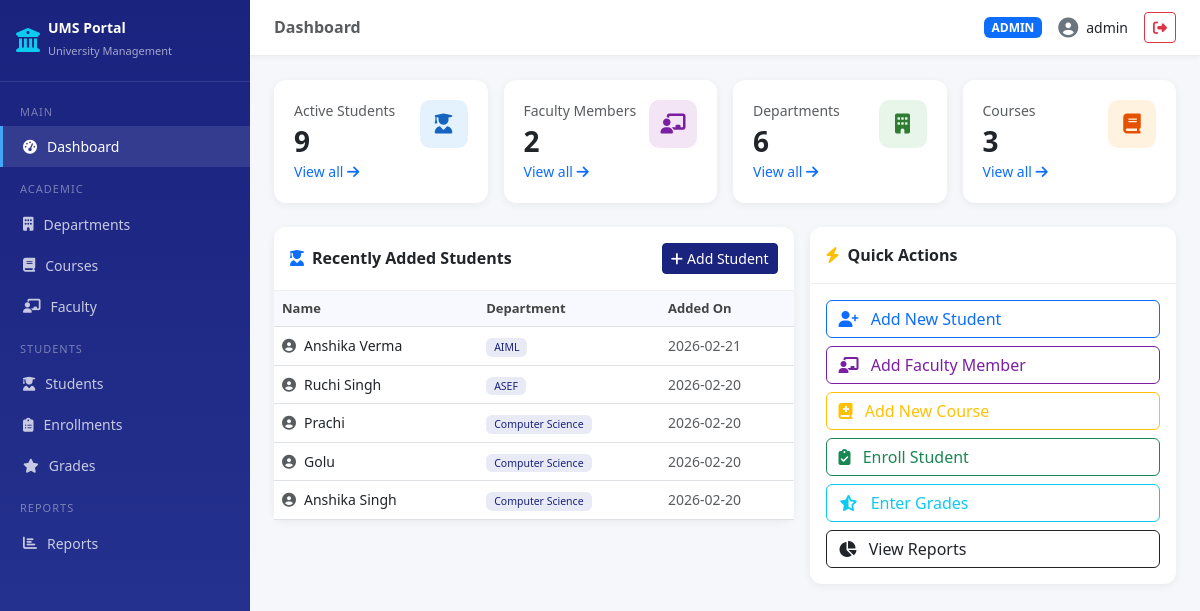
The app's page /dashboard (signed in) with its own data.
### tables this page shows
CREATE TABLE students (
                    student_id     INTEGER PRIMARY KEY AUTOINCREMENT,
                    enrollment_no  TEXT NOT NULL UNIQUE,
                    first_name     TEXT NOT NULL,
                    last_name      TEXT NOT NULL,
                    email          TEXT NOT NULL UNIQUE,
                    phone          TEXT,
                    dob            TEXT,
                    gender         TEXT,
                    dept_id        INTEGER NOT NULL,
                    semester       INTEGER NOT NULL,
                    admission_year INTEGER NOT NULL,
                    status         TEXT DEFAULT 'Active',
                    created_at     TEXT DEFAULT (datetime('now')),
                    FOREIGN KEY (dept_id) REFERENCES departments(dept_id)
                );

CREATE TABLE departments (
                    dept_id    INTEGER PRIMARY KEY AUTOINCREMENT,
                    dept_name  TEXT NOT NULL UNIQUE,
                    dept_code  TEXT NOT NULL UNIQUE,
                    hod_name   TEXT,
                    created_at TEXT DEFAULT (datetime('now'))
                );

### app.py (the view)
@app.route('/dashboard')
@login_required()
def dashboard():
    stats = {
        'students':    db.fetch_one("SELECT COUNT(*) as c FROM students WHERE status='Active'")['c'],
        'faculty':     db.fetch_one("SELECT COUNT(*) as c FROM faculty WHERE status='Active'")['c'],
        'departments': db.fetch_one("SELECT COUNT(*) as c FROM departments")['c'],
        'courses':     db.fetch_one("SELECT COUNT(*) as c FROM courses")['c'],
    }
    recent = db.fetch_all("""
        SELECT s.first_name||' '||s.last_name as name, d.dept_name, s.created_at
        FROM students s JOIN departments d ON s.dept_id=d.dept_id
        ORDER BY s.created_at DESC LIMIT 5
    """)
    return render_template('dashboard.html', stats=stats, recent=recent)

### app.py (called while the page is built)
def login_required(role=None):
    def decorator(f):
        @wraps(f)
        def wrapper(*args, **kwargs):
            if 'user_id' not in session:
                flash('Please login first!', 'warning')
                return redirect(url_for('login'))
            if role and session.get('role') != role and session.get('role') != 'admin':
                flash('Access denied!', 'danger')
                return redirect(url_for('dashboard'))
            return f(*args, **kwargs)
        return wrapper
    return decorator

    def get_connection(self):
        conn = sqlite3.connect(self.db_path)
        conn.row_factory = sqlite3.Row
        conn.execute("PRAGMA foreign_keys = ON")
        return conn

    def fetch_all(self, query, params=()):
        conn = self.get_connection()
        try:
            cur = conn.execute(query, params)
            return [dict(row) for row in cur.fetchall()]
        except sqlite3.Error as e:
            raise Exception(f"Fetch error: {e}")
        finally:
            conn.close()

    def fetch_one(self, query, params=()):
        conn = self.get_connection()
        try:
            cur = conn.execute(query, params)
            row = cur.fetchone()
            return dict(row) if row else None
        except sqlite3.Error as e:
            raise Exception(f"Fetch error: {e}")
        finally:
            conn.close()

### templates/dashboard.html (shortened to what this page needs)
{% extends "base.html" %}
{% block page_title %}Dashboard{% endblock %}
{% block content %}
<div class="row g-3 mb-4">
    <div class="col-sm-6 col-xl-3">
        <div class="stat-card">
            <div class="d-flex justify-content-between align-items-start">
                <div>
                    <p class="text-muted small mb-1">Active Students</p>
                    <h3 class="fw-bold mb-0">{{ stats.students }}</h3>
                </div>
                <div class="stat-icon" style="background:#e3f2fd;">
                    <i class="fas fa-user-graduate" style="color:#1565c0;"></i>
                </div>
            </div>
            <a href="{{ url_for('students') }}" class="text-decoration-none">
                <small class="text-primary">View all <i class="fas fa-arrow-right"></i></small>
            </a>
        </div>
    </div>
    <div class="col-sm-6 col-xl-3">
        <div class="stat-card">
            <div class="d-flex justify-content-between align-items-start">
                <div>
                    <p class="text-muted small mb-1">Faculty Members</p>
                    <h3 class="fw-bold mb-0">{{ stats.faculty }}</h3>
                </div>
                <div class="stat-icon" style="background:#f3e5f5;">
                    <i class="fas fa-chalkboard-teacher" style="color:#7b1fa2;"></i>
                </div>
            </div>
            <a href="{{ url_for('faculty_list') }}" class="text-decoration-none">
                <small class="text-primary">View all <i class="fas fa-arrow-right"></i></small>
            </a>
        </div>
    </div>
    <div class="col-sm-6 col-xl-3">
        <div class="stat-card">
            <div class="d-flex justify-content-between align-items-start">
                <div>
                    <p class="text-muted small mb-1">Departments</p>
                    <h3 class="fw-bold mb-0">{{ stats.departments }}</h3>
                </div>
                <div class="stat-icon" style="background:#e8f5e9;">
                    <i class="fas fa-building" style="color:#2e7d32;"></i>
                </div>
            </div>
            <a href="{{ url_for('departments') }}" class="text-decoration-none">
                <small class="text-primary">View all <i class="fas fa-arrow-right"></i></small>
            </a>
        </div>
    </div>
    <div class="col-sm-6 col-xl-3">
        <div class="stat-card">
            <div class="d-flex justify-content-between align-items-start">
                <div>
                    <p class="text-muted small mb-1">Courses</p>
                    <h3 class="fw-bold mb-0">{{ stats.courses }}</h3>
                </div>
                <div class="stat-icon" style="background:#fff3e0;">
                    <i class="fas fa-book" style="color:#e65100;"></i>
                </div>
            </div>
            <a href="{{ url_for('courses') }}" class="text-decoration-none">
                <small class="text-primary">View all <i class="fas fa-arrow-right"></i></small>
            </a>
        </div>
    </div>
</div>
<div class="row g-3">
    <div class="col-lg-7">
        <div class="card">
            <div class="card-header d-flex justify-content-between align-items-center py-3">
                <span><i class="fas fa-user-graduate me-2 text-primary"></i>Recently Added Students</span>
                <a href="{{ url_for('add_student') }}" class="btn btn-sm btn-primary">
                    <i class="fas fa-plus me-1"></i>Add Student
                </a>
            </div>
            <div class="card-body p-0">
                <table class="table table-hover mb-0">
                    <thead><tr><th>Name</th><th>Department</th><th>Added On</th></tr></thead>
                    <tbody>
                        {% for s in recent %}
                        <tr>
                            <td><i class="fas fa-user-circle text-muted me-2"></i>{{ s.name }}</td>
                            <td><span class="badge badge-dept px-2 py-1">{{ s.dept_name }}</span></td>
                            <td class="text-muted small">{{ s.created_at[:10] }}</td>
                        </tr>
                        {% else %}
                        <tr><td colspan="3" class="text-center text-muted py-4">No students added yet</td></tr>
                        {% endfor %}
                    </tbody>
                </table>
            </div>
        </div>
    </div>
    <div class="col-lg-5">
        <div class="card">
            <div class="card-header py-3">
                <span><i class="fas fa-bolt me-2 text-warning"></i>Quick Actions</span>
            </div>
            <div class="card-body">
                <div class="d-grid gap-2">
                    <a href="{{ url_for('add_student') }}" class="btn btn-outline-primary text-start">
                        <i class="fas fa-user-plus me-2"></i> Add New Student
                    </a>
                    <a href="{{ url_for('add_faculty') }}" class="btn btn-outline-purple text-start" style="border-color:#7b1fa2;color:#7b1fa2;">
                        <i class="fas fa-chalkboard-teacher me-2"></i> Add Faculty Member
                    </a>
                    <a href="{{ url_for('add_course') }}" class="btn btn-outline-warning text-start">
                        <i class="fas fa-book-medical me-2"></i> Add New Course
                    </a>
                    <a href="{{ url_for('enrollments') }}" class="btn btn-outline-success text-start">
                        <i class="fas fa-clipboard-check me-2"></i> Enroll Student
                    </a>
                    <a href="{{ url_for('grades') }}" class="btn btn-outline-info text-start">
                        <i class="fas fa-star-half-alt me-2"></i> Enter Grades
                    </a>
                    <a href="{{ url_for('reports') }}" class="btn btn-outline-dark text-start">
                        <i class="fas fa-chart-pie me-2"></i> View Reports
                    </a>
                </div>
            </div>
        </div>
    </div>
</div>
{% endblock %}

### templates/base.html (shortened to what this page needs)
<!DOCTYPE html>
<html lang="en">
<head>
    <link href="https://cdnjs.cloudflare.com/ajax/libs/bootstrap/5.3.0/css/bootstrap.min.css" rel="stylesheet">
    <link href="https://cdnjs.cloudflare.com/ajax/libs/font-awesome/6.4.0/css/all.min.css" rel="stylesheet">
</head>
<body>
{% if session.get('user_id') %}
<div class="sidebar" id="sidebar">
    <div class="sidebar-brand">
        <div class="d-flex align-items-center gap-2">
            <i class="fas fa-university text-info fs-4"></i>
            <div>
                <h5>UMS Portal</h5>
                <small>University Management</small>
            </div>
        </div>
    </div>
    <nav class="mt-2">
        <div class="nav-section">Main</div>
        <a href="{{ url_for('dashboard') }}" class="nav-link {% if request.endpoint == 'dashboard' %}active{% endif %}">
            <i class="fas fa-tachometer-alt"></i> Dashboard
        </a>
        <div class="nav-section">Academic</div>
        <a href="{{ url_for('departments') }}" class="nav-link {% if 'department' in request.endpoint %}active{% endif %}">
            <i class="fas fa-building"></i> Departments
        </a>
        <a href="{{ url_for('courses') }}" class="nav-link {% if 'course' in request.endpoint %}active{% endif %}">
            <i class="fas fa-book"></i> Courses
        </a>
        <a href="{{ url_for('faculty_list') }}" class="nav-link {% if 'faculty' in request.endpoint %}active{% endif %}">
            <i class="fas fa-chalkboard-teacher"></i> Faculty
        </a>
        <div class="nav-section">Students</div>
        <a href="{{ url_for('students') }}" class="nav-link {% if request.endpoint == 'students' %}active{% endif %}">
            <i class="fas fa-user-graduate"></i> Students
        </a>
        <a href="{{ url_for('enrollments') }}" class="nav-link {% if 'enrollment' in request.endpoint %}active{% endif %}">
            <i class="fas fa-clipboard-list"></i> Enrollments
        </a>
        <a href="{{ url_for('grades') }}" class="nav-link {% if 'grade' in request.endpoint %}active{% endif %}">
            <i class="fas fa-star"></i> Grades
        </a>
        <div class="nav-section">Reports</div>
        <a href="{{ url_for('reports') }}" class="nav-link {% if 'report' in request.endpoint %}active{% endif %}">
            <i class="fas fa-chart-bar"></i> Reports
        </a>
    </nav>
</div>
<div class="main-content">
    <div class="topbar">
        <div class="d-flex align-items-center gap-3">
            <h6 class="mb-0 fw-semibold text-muted">{% block page_title %}{% endblock %}</h6>
        </div>
        <div class="d-flex align-items-center gap-3">
            <span class="badge bg-primary">{{ session.get('role', '') | upper }}</span>
            <div class="d-flex align-items-center gap-2">
                <i class="fas fa-user-circle text-secondary fs-5"></i>
                <span class="fw-medium" style="font-size:14px;">{{ session.get('username', '') }}</span>
            </div>
            <a href="{{ url_for('logout') }}" class="btn btn-sm btn-outline-danger">
                <i class="fas fa-sign-out-alt"></i>
            </a>
        </div>
    </div>
    <div class="page-content">
        {% block content %}{% endblock %}
    </div>
</div>
{% else %}
{% block auth_content %}{% endblock %}
{% endif %}
</body>
</html>

### templates/base.html (style rules this page uses)
:root { --primary: #1a237e; --secondary: #283593; --accent: #42a5f5; --sidebar-width: 250px; }
body { background: #f5f7fb; font-family: 'Segoe UI', sans-serif; }
.sidebar { width: var(--sidebar-width); min-height: 100vh; background: linear-gradient(180deg, var(--primary), var(--secondary)); position: fixed; top: 0; left: 0; z-index: 1000; overflow-y: auto; }
.sidebar-brand { padding: 20px 16px; border-bottom: 1px solid rgba(255,255,255,.1); }
.sidebar-brand h5 { color: white; font-weight: 700; font-size: 14px; margin: 0; }
.sidebar-brand small { color: rgba(255,255,255,.6); font-size: 11px; }
.sidebar .nav-link { color: rgba(255,255,255,.75); padding: 10px 20px; font-size: 14px; transition: all .2s; display: flex; align-items: center; gap: 10px; border-left: 3px solid transparent; }
.sidebar .nav-link:hover, .sidebar .nav-link.active { color: white; background: rgba(255,255,255,.1); border-left: 3px solid var(--accent); }
.sidebar .nav-section { color: rgba(255,255,255,.4); font-size: 11px; text-transform: uppercase; padding: 14px 20px 6px; letter-spacing: 1px; }
.main-content { margin-left: var(--sidebar-width); min-height: 100vh; }
.topbar { background: white; padding: 12px 24px; border-bottom: 1px solid #e8ecf0; display: flex; align-items: center; justify-content: space-between; position: sticky; top: 0; z-index: 100; box-shadow: 0 2px 4px rgba(0,0,0,.04); }
.page-content { padding: 24px; }
.stat-card { background: white; border-radius: 12px; padding: 20px; box-shadow: 0 2px 8px rgba(0,0,0,.06); transition: transform .2s; }
.stat-icon { width: 48px; height: 48px; border-radius: 10px; display: flex; align-items: center; justify-content: center; font-size: 20px; }
.card { border: none; border-radius: 12px; box-shadow: 0 2px 8px rgba(0,0,0,.06); }
.card-header { background: white; border-bottom: 1px solid #f0f0f0; border-radius: 12px 12px 0 0 !important; font-weight: 600; }
.btn-primary { background: var(--primary); border-color: var(--primary); }
.table th { background: #f8f9ff; color: #444; font-weight: 600; font-size: 13px; }
.table td { font-size: 14px; vertical-align: middle; }
.badge-dept { background: #e8eaf6; color: var(--primary); font-weight: 500; }

### records on screen
students: name "Anshika Verma", dept_name "AIML", created_at "2026-02-21"
students: name "Ruchi Singh", dept_name "ASEF", created_at "2026-02-20"
students: name "Prachi", dept_name "Computer Science", created_at "2026-02-20"
students: name "Golu", dept_name "Computer Science", created_at "2026-02-20"
students: name "Anshika Singh", dept_name "Computer Science", created_at "2026-02-20"

### other values on screen
{{ session.get('role', '') | upper }} "ADMIN"
{{ session.get('username', '') }} "admin"
{{ stats.students }} "9"
{{ stats.faculty }} "2"
{{ stats.departments }} "6"
{{ stats.courses }} "3"
